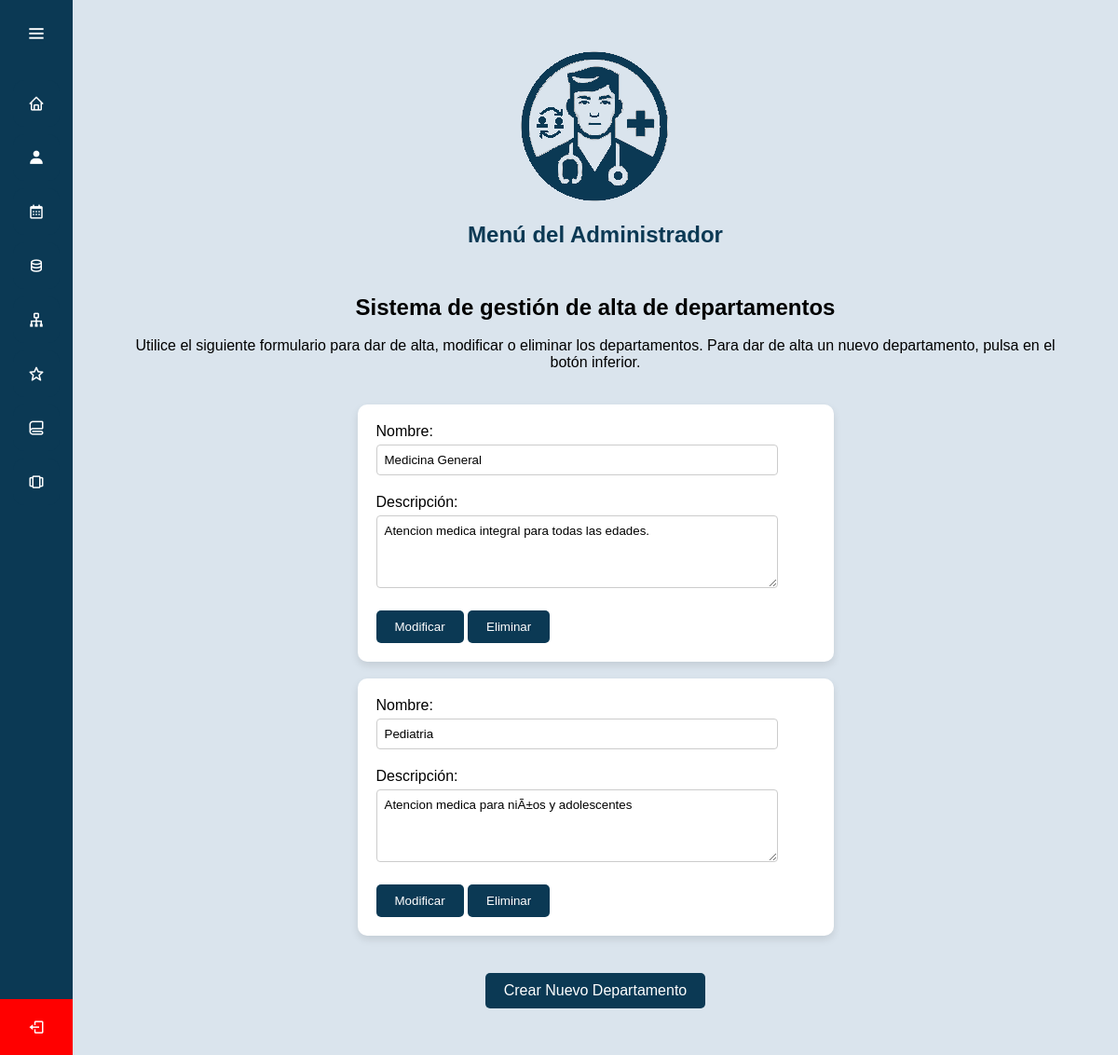
The app's page /ProyectoFinal/admin/departamentos.php with its own data.
### tables this page shows
CREATE TABLE `departamentos` (
  `ID` int(11) NOT NULL,
  `Nombre` varchar(100) NOT NULL,
  `Descripcion` text DEFAULT NULL
);

### ProyectoFinal/admin/departamentos.php (the view, shortened to what this page needs)
<?php
require_once "../conexion.php";
$conexion = mysqli_connect($servername, $username, $password, $dbname);
function obtenerDepartamentos($conexion) {
    $sql = "SELECT * FROM departamentos";
    $resultado = mysqli_query($conexion, $sql);
    $departamentos = array();
    if (mysqli_num_rows($resultado) > 0) {
        while($fila = mysqli_fetch_assoc($resultado)) {
            $departamentos[] = $fila;
        }
    }
    return $departamentos;
}
$departamentos = obtenerDepartamentos($conexion);
?>
<!DOCTYPE html>
<html lang="es">
<head>
    <link rel="stylesheet" href="/css/estilosAdministrador.css">
    <link href='https://unpkg.com/boxicons@2.0.7/css/boxicons.min.css' rel='stylesheet'>
</head>
<body>
<?php include 'n-barAdmin.php'; ?>
<section class="home-section">
    <div class="encabezado">
        <img src="/img/descarga2.png" alt="Logo de TeLoCambio">
        <h1 class="titulo alta">Menú del Administrador</h1>
    </div>
    <h2>Sistema de gestión de alta de departamentos</h2><br>
    <div class="descripcion-turnos">
        <p>Utilice el siguiente formulario para dar de alta, modificar o eliminar los departamentos. Para dar de alta un nuevo departamento, pulsa en el botón inferior.</p>
    </div><br>
    <div>
        <?php foreach ($departamentos as $departamento): ?>
            <br>
            <form action="" method="post" class="form-container-dep">
                <div class="input-group-dep">
                    <label for="nombre-<?php echo $departamento['ID']; ?>">Nombre:</label>
                    <input type="text" id="nombre-<?php echo $departamento['ID']; ?>" name="nombre" value="<?php echo $departamento['Nombre']; ?>" required>
                </div>
                <div class="input-group-dep">
                    <label for="descripcion-<?php echo $departamento['ID']; ?>">Descripción:</label>
                    <textarea id="descripcion-<?php echo $departamento['ID']; ?>" name="descripcion" rows="4" required><?php echo $departamento['Descripcion']; ?></textarea>
                </div>
                <div class="button-container">
                    <button type="submit" name="modificar" class="n-boton-dep">Modificar</button>
                    <button type="submit" name="eliminar" class="n-boton-dep" onclick="return confirmarEliminacion();">Eliminar</button>
                </div>
            </form>
        <?php endforeach; ?>
    </div>
    <div class="botones-container">
        <a href="crearDepartamento.php" class="n-boton">Crear Nuevo Departamento</a>
    </div>
</section>
</body>
</html>

### ProyectoFinal/css/estilosAdministrador.css (style rules this page uses)
.botones-container { display: flex; justify-content: center; margin-top: 20px; gap: 20px; }
.n-boton { background-color: #0B3954; color: white; border: 1px; border-radius: 5px; padding: 10px 20px; margin-top: 20px; cursor: pointer; transition: background-color 0.3s ease; text-decoration: none; }
.descripcion-turnos { text-align: center; }
h2 { text-align: center; }
.encabezado { text-align: center; margin-bottom: 50px; }
.titulo { color: #0B3954; font-size: 24px; margin-top: 10px; }
h1.alta { text-align: center; margin-bottom: 20px; }
.form-container-dep { background-color: white; border-radius: 10px; padding: 20px; width: 50%; margin: 0 auto; box-shadow: 0 4px 8px rgba(0, 0, 0, 0.1); }
.input-group-dep { margin-bottom: 20px; flex: 0 0 calc(50% - 20px); padding-right: 40px; box-sizing: border-box; }
.input-group-dep label { display: block; margin-bottom: 5px; }
.input-group-dep input[type="text"], .input-group-dep textarea { width: 100%; padding: 8px; border: 1px solid #ccc; border-radius: 4px; box-sizing: border-box; resize: vertical; }
.n-boton-dep { background-color: #0B3954; color: white; border: 1px; border-radius: 5px; padding: 10px 20px; cursor: pointer; transition: background-color 0.3s ease; }
* { margin: 0; padding: 0; box-sizing: border-box; font-family: "Poppins" , sans-serif; }
.home-section { position: relative; background: #dae4ed; min-height: 100vh; top: 0; left: 78px; width: calc(100% - 78px); transition: all 0.5s ease; z-index: 2; padding: 50px; }

### records on screen
departamentos: nombre "Medicina General", descripcion "Atencion medica integral para todas las edades."
departamentos: nombre "Pediatria", descripcion "Atencion medica para niÃ±os y adolescentes"
